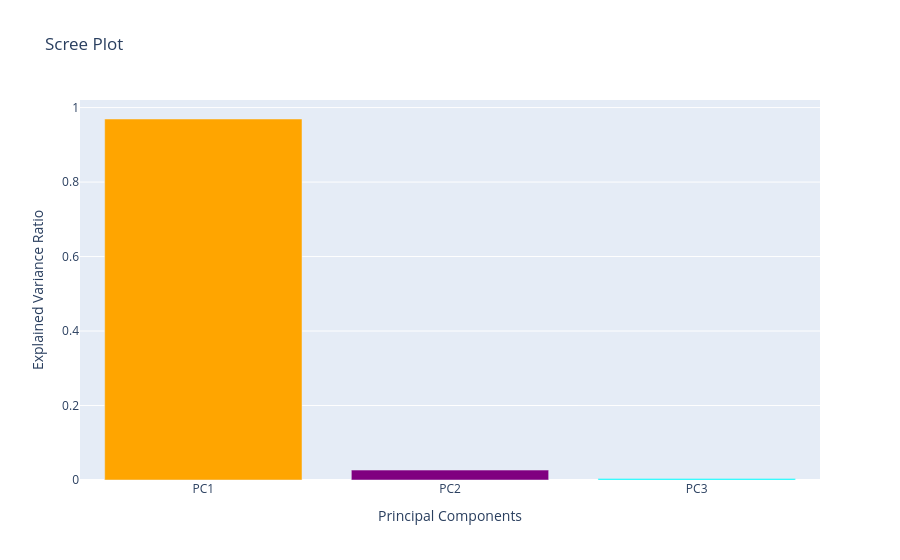

Notebook source saved alongside this figure:
### Markdown cell above
## How show the % information retained by each principal component using scree plot with go library

### Code cell
# How show the % information retained by each principal component using scree plot with go library
explained_variance = S**2 / np.sum(S**2)
fig_scree = go.Figure(data=[go.Bar(
    x=['PC1', 'PC2', 'PC3'],
    y=explained_variance,
    marker=dict(color=['orange', 'purple', 'cyan'])
)])
fig_scree.update_layout(title='Scree Plot', xaxis_title='Principal Components', yaxis_title='Explained Variance Ratio')
fig_scree.show()

### Figure 1 — Plotly figure (JSON) as saved in the notebook; plotly's stock layout.template omitted (floating-point values rounded to 4 significant figures)
{"data": [{"marker": {"color": ["orange", "purple", "cyan"]}, "type": "bar", "x": ["PC1", "PC2", "PC3"], "y": [0.9693, 0.0266, 0.004079]}], "layout": {"title": {"text": "Scree Plot"}, "xaxis": {"title": {"text": "Principal Components"}}, "yaxis": {"title": {"text": "Explained Variance Ratio"}}}}
